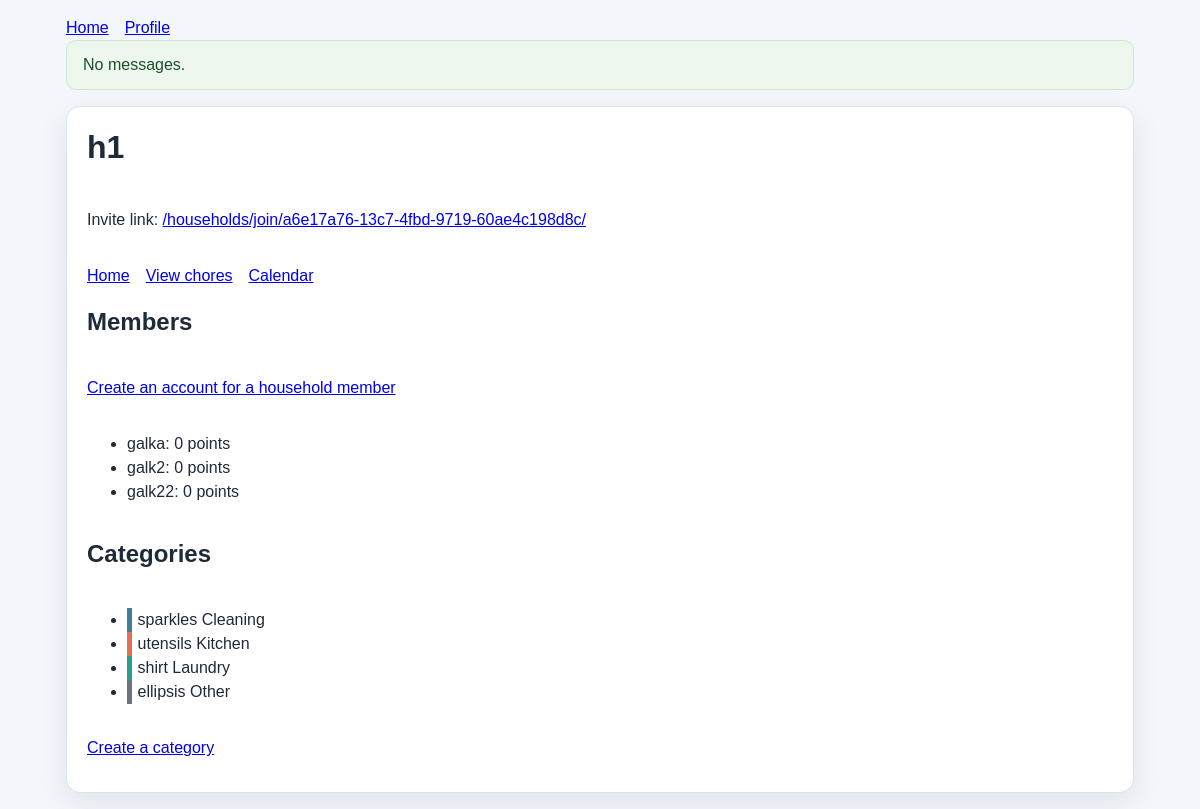
Screenshot of /households/1/ (signed in) with the database file from the repository.
### chores/models.py (models this page shows, shortened)
class Household(models.Model):
	name = models.CharField(max_length=100)
	invite_token = models.UUIDField(default=uuid.uuid4, unique=True, editable=False)
	created_by = models.ForeignKey(User, on_delete=models.CASCADE, related_name="households_created")
	created_at = models.DateTimeField(auto_now_add=True)

class HouseholdMember(models.Model):
	household = models.ForeignKey(Household, on_delete=models.CASCADE, related_name="members")
	user = models.ForeignKey(User, on_delete=models.CASCADE, related_name="household_memberships")
	joined_at = models.DateTimeField(auto_now_add=True)
	points = models.PositiveIntegerField(default=0)
	class Meta:
		constraints = [
			models.UniqueConstraint(fields=("household", "user"), name="unique_household_member"),
		]
		ordering = ("joined_at",)

class Category(models.Model):
	household = models.ForeignKey(Household, on_delete=models.CASCADE, related_name="categories")
	name = models.CharField(max_length=50)
	color = models.CharField(max_length=7, default="#6c757d")
	icon = models.CharField(max_length=30, blank=True)
	class Meta:
		constraints = [
			models.UniqueConstraint(fields=("household", "name"), name="unique_category_per_household"),
		]
		ordering = ("name",)

### chores/views.py (the view)
# urls.py: path("households/<int:household_id>/", views.household_detail, name="household-detail"),
@login_required
def household_detail(request, household_id):
	household = Household.objects.get(id=household_id)
	if not household.members.filter(user=request.user).exists():
		raise Http404
	return render(request, "chores/household_detail.html", {"household": household})

### chores/templates/chores/household_detail.html (shortened to what this page needs)
{% extends "base.html" %}
{% block content %}
<div class="panel stack">
    <h1>{{ household.name }}</h1>
    <p>Invite link: <a href="{% url 'household-join' household.invite_token %}">{% url 'household-join' household.invite_token %}</a></p>
    <div class="row">
        <a href="{% url 'home' %}">Home</a>
        <a href="{% url 'chore-list' household.id %}">View chores</a>
        <a href="{% url 'chore-calendar' household.id %}">Calendar</a>
    </div>
    <h2>Members</h2>
    {% if request.user == household.created_by %}
        <p><a href="{% url 'household-user-create' household.id %}">Create an account for a household member</a></p>
    {% endif %}
    <ul>
        {% for member in household.members.all %}
            <li>{{ member.user.username }}: {{ member.points }} points</li>
        {% endfor %}
    </ul>
    <h2>Categories</h2>
    <ul>
        {% for category in household.categories.all %}
            <li><span class="category-label" style="--category-color: {{ category.color }}">{% if category.icon %}{{ category.icon }} {% endif %}{{ category.name }}</span></li>
        {% endfor %}
    </ul>
    <p><a href="{% url 'category-create' household.id %}">Create a category</a></p>
</div>
{% endblock %}

### chores/templates/base.html (shortened to what this page needs)
<!doctype html>
<html lang="en">
<head>
</head>
<body>
    <div class="container">
        {% if user.is_authenticated %}
            <nav class="row" aria-label="Main navigation">
                <a href="{% url 'home' %}">Home</a>
                <a href="{% url 'profile' %}">Profile</a>
            </nav>
        {% endif %}
        <div class="messages" role="status" aria-live="polite">
            {% if messages %}
                {% for message in messages %}
                    <div{% if message.tags %} class="{{ message.tags }}"{% endif %}>{{ message }}</div>
                {% endfor %}
            {% else %}
                <div class="sr-only">No messages.</div>
            {% endif %}
        </div>
        {% block content %}{% endblock %}
    </div>
</body>
</html>

### chores/templates/base.html (style rules this page uses)
:root { color-scheme: light; --bg: #f3f6fb; --panel: #ffffff; --border: #dbe3ee; --text: #1f2a37; --muted: #5c6b7a; --accent: #2a9d8f; --accent-dark: #1f6d63; --danger: #b42318; --shadow: 0 10px 30px rgba(15, 23, 42, 0.08); }
* { box-sizing: border-box; }
body { margin: 0; font-family: Arial, sans-serif; background: var(--bg); color: var(--text); line-height: 1.5; }
.container { max-width: 1100px; margin: 0 auto; padding: 1rem; }
.panel { background: var(--panel); border: 1px solid var(--border); border-radius: 14px; box-shadow: var(--shadow); padding: 1rem 1.25rem; }
h1, h2, h3 { margin-top: 0; }
p, ul, dl { margin-top: 0; }
.messages { margin: 0 0 1rem; padding: 0.75rem 1rem; border-radius: 10px; background: #edf7ed; border: 1px solid #cfe8d3; color: #1e4d2b; }
.stack { display: grid; gap: 1rem; }
.row { display: flex; flex-wrap: wrap; gap: 1rem; align-items: center; }
.category-label { display: inline-flex; align-items: center; gap: 0.25rem; border-left: 0.35rem solid var(--category-color); padding-left: 0.35rem; }

### rows the page displays
Household: name "h1", invite_token "/households/join/a6e17a76-13c7-4fbd-9719-60ae4c198d8c/"
HouseholdMember: user.username "galka", points "0"
HouseholdMember: user.username "galk2", points "0"
HouseholdMember: user.username "galk22", points "0"
Category: icon "sparkles", name "Cleaning"
Category: icon "utensils", name "Kitchen"
Category: icon "shirt", name "Laundry"
Category: icon "ellipsis", name "Other"
